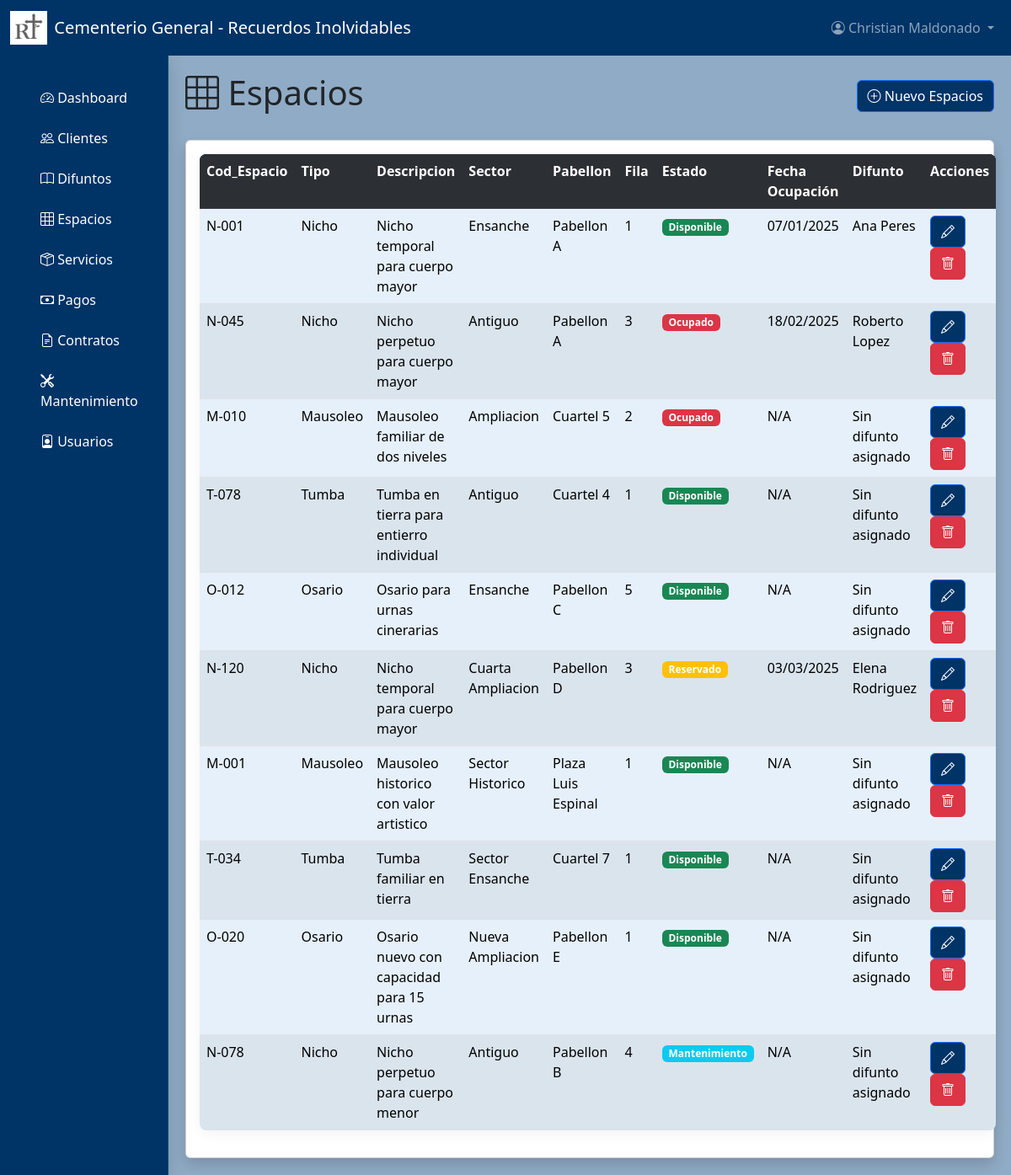
The page /espacios/ (signed in) on the database its author committed.
### models/usuario_model.py (models this page shows, shortened)
class Usuario(db.Model, UserMixin):
    __tablename__ = "usuarios"
    id = db.Column(db.Integer,primary_key=True)
    nombre = db.Column(db.String,nullable=False)
    username = db.Column(db.String,nullable=False)
    password = db.Column(db.String,nullable=False)
    rol = db.Column(db.String,nullable=False)
    fecha_registro = db.Column(db.DateTime,default=datetime.utcnow)
    @staticmethod
    def get_by_id(id):
        return Usuario.query.get(id)

### models/espacio_model.py (models this page shows, shortened)
class Espacio(db.Model):
    __tablename__ = "espacios"
    id = db.Column(db.Integer,primary_key=True)
    numero = db.Column(db.String,nullable=False)
    tipo = db.Column(db.String,nullable=False)
    descripcion = db.Column(db.String,nullable=False)
    sector = db.Column(db.String,nullable=False)
    pabellon = db.Column(db.String,nullable=False)
    fila = db.Column(db.String,nullable=False)
    estado = db.Column(db.String,nullable=False)
    fecha_ocupacion = db.Column(db.DateTime,nullable=True)
    difunto_id = db.Column(db.Integer,db.ForeignKey('difuntos.id') ,nullable=True)
    difunto = db.relationship('Difunto', back_populates='espacio')
    servicios = db.relationship('Servicio', back_populates='espacio')
    mantenimiento = db.relationship('Mantenimiento', back_populates='espacio')
    contratos = db.relationship('Contrato', back_populates='espacio')
    @staticmethod
    def get_all():
        return Espacio.query.all()

### models/difunto_model.py (models this page shows, shortened)
class Difunto(db.Model):
    __tablename__ = "difuntos"
    id = db.Column(db.Integer,primary_key=True)
    nombre = db.Column(db.String,nullable=False)
    genero = db.Column(db.String,nullable=False)
    fecha_nacimiento = db.Column(db.DateTime,nullable=False)
    fecha_defuncion = db.Column(db.DateTime,nullable=False)
    cedula_identidad = db.Column(db.Integer,nullable=False)
    estado_civil = db.Column(db.String,nullable=False)
    causa_muerte = db.Column(db.String,nullable=True)
    cliente_id = db.Column(db.Integer,db.ForeignKey('clientes.id') ,nullable=False)
    cliente = db.relationship('Cliente', back_populates='difunto')
    espacio = db.relationship('Espacio',back_populates='difunto')
    servicios = db.relationship('Servicio',back_populates='difunto')

### controllers/espacio_controller.py (the view)
@espacio_bp.route("/")
@login_required
def index():
    espacios = Espacio.get_all()
    return espacio_view.list(espacios)

### run.py (called while the page is built)
@login_manager.user_loader
def load_user(user_id):
    return Usuario.get_by_id(user_id)

@app.context_processor
def inject_clientes():
    if current_user.is_authenticated:
        return dict(clientes=Cliente.query.all())
    return {}

@app.context_processor
def inject_difuntos():
    if current_user.is_authenticated:
        return dict(difuntos=Difunto.query.all())
    return {}

@app.context_processor
def inject_espacios():
    if current_user.is_authenticated:
        return dict(espacios=Espacio.query.all())
    return {}

@app.context_processor
def inject_servicios():
    if current_user.is_authenticated:
        return dict(servicios=Servicio.query.all())
    return {}

@app.context_processor
def inject_servicios():
    if current_user.is_authenticated:
        return dict(servicios=Servicio.query.all())
    return {}

@app.context_processor
def inject_common_variables():
    if current_user.is_authenticated:
        return {
            'ingresos_totales': db.session.query(db.func.sum(Servicio.costo))
                                .filter(Servicio.estado == 'Pagado').scalar() or 0,
        }
    return {}

### views/espacio_view.py (called while the page is built)
def list(espacios):
    return render_template('espacios/index.html', espacios=espacios)

### templates/espacios/index.html (shortened to what this page needs)
{% extends 'dashboard.html' %}
{% block dashboard_content %}
<div class="d-flex justify-content-between align-items-center mb-4">
    <h1><i class="bi bi-grid-3x3"></i> Espacios</h1>
    <button type="button" class="btn btn-primary" data-bs-toggle="modal" data-bs-target="#ModalCrear">
        <i class="bi bi-plus-circle"></i> Nuevo Espacios
    </button>
</div>
<div class="card shadow">
    <div class="card-body">
        <table class="table table-striped">
            <tr class="table-dark">
                <th>Cod_Espacio</th>
                <th>Tipo</th>
                <th>Descripcion</th>
                <th>Sector</th>
                <th>Pabellon</th>
                <th>Fila</th>
                <th>Estado</th>
                <th>Fecha Ocupación</th>
                <th>Difunto</th>
                <th>Acciones</th>
            </tr>
            {% for item in espacios %}
            <tr>
                <td>{{ item.numero }}</td>
                <td>{{ item.tipo }}</td>
                <td>{{ item.descripcion }}</td>
                <td>{{ item.sector }}</td>
                <td>{{ item.pabellon }}</td>
                <td>{{ item.fila }}</td>
                <td>
                    {% if item.estado == 'Disponible' %}
                    <span class="badge bg-success">{{ item.estado }}</span>
                    {% elif item.estado == 'Ocupado' %}
                    <span class="badge bg-danger">{{ item.estado }}</span>
                    {% elif item.estado == 'Reservado' %}
                    <span class="badge bg-warning">{{ item.estado }}</span>
                    {% else %}
                    <span class="badge bg-info">{{ item.estado }}</span>
                    {% endif %}
                </td>
                <td>
                    {{ item.fecha_ocupacion.strftime('%d/%m/%Y') if item.fecha_ocupacion else 'N/A' }}
                </td>
                <td>
                    {% if item.difunto %}
                    {{ item.difunto.nombre }}
                    {% else %}
                    Sin difunto asignado
                    {% endif %}
                </td>
                <td>
                    <button class="btn btn-primary" data-bs-target="#ModalEditar{{ item.id }}" data-bs-toggle="modal">
                        <i class="bi bi-pencil"></i>
                    </button>
                    <a href="{{ url_for('espacio.delete', id=item.id) }}" class="btn btn-danger">
                        <i class="bi bi-trash"></i>
                    </a>
                </td>
            </tr>
            {% endfor %}
        </table>
    </div>
</div>
{% endblock %}

### templates/base.html (shortened to what this page needs)
<!doctype html>
<html lang="es">
<head>
    <link href="https://cdn.jsdelivr.net/npm/bootstrap@5.3.0-alpha1/dist/css/bootstrap.min.css" rel="stylesheet">
    <link rel="stylesheet" href="https://cdn.jsdelivr.net/npm/bootstrap-icons@1.10.3/font/bootstrap-icons.css">
</head>
<body>
    <nav class="navbar navbar-expand-lg navbar-dark bg-dark sticky-top">
        <div class="container-fluid">
<a class="navbar-brand d-flex align-items-center" href="{{ url_for('index') }}">
    <img src="{{ url_for('static', filename='img/logo.jpg') }}" alt="Logo" height="40" class="me-2">
    Cementerio General - Recuerdos Inolvidables
</a>
            <div class="collapse navbar-collapse" id="navbarNav">
                <ul class="navbar-nav ms-auto">
                    {% if current_user.is_authenticated %}
                    <li class="nav-item dropdown">
                        <a class="nav-link dropdown-toggle" href="#" id="navbarDropdown" role="button"
                            data-bs-toggle="dropdown">
                            <i class="bi bi-person-circle"></i>
                            {{ current_user.nombre}}
                        </a>
                    </li>
                    {% else %}
                    <li class="nav-item">
                        <a class="nav-link" href="{{ url_for('login.login') }}">Iniciar sesión</a>
                    </li>
                    {% endif %}
                </ul>
            </div>
        </div>
    </nav>
    {% if current_user.is_authenticated %}
    {% block content_side %}{% endblock %}
    {% endif %}
</body>
</html>

### templates/base.html (style rules this page uses)
:root { --primary-color: #003366; --primary-hover: #002244; --primary-text: white; --card-shadow: 0 6px 20px rgba(0, 0, 0, 0.15); --hover-shadow: 0 10px 25px rgba(0, 0, 0, 0.2); }
body { background-color: #90abc5; }
.main-content, .container, .container-fluid { background-color: transparent !important; }
.table { border-radius: 8px; box-shadow: 0 4px 15px rgba(0, 0, 0, 0.05); overflow: hidden; }
.table th { background-color: #003366; color: white; }
.table td { background-color: #e6f0fa; color: #000; }
.navbar, .bg-primary, .card-header, .btn-primary, .sidebar, .table-dark, .border-left-primary { background-color: var(--primary-color) !important; color: var(--primary-text) !important; }

### rows shown on the page
Usuario: nombre "Christian Maldonado"
Espacio: numero "N-001", tipo "Nicho", descripcion "Nicho temporal para cuerpo mayor", sector "Ensanche", pabellon "Pabellon A", fila "1", estado "Disponible", fecha_ocupacion "07/01/2025", difunto.nombre "Ana Peres"
Espacio: numero "N-045", tipo "Nicho", descripcion "Nicho perpetuo para cuerpo mayor", sector "Antiguo", pabellon "Pabellon A", fila "3", estado "Ocupado", fecha_ocupacion "18/02/2025", difunto.nombre "Roberto Lopez"
Espacio: numero "M-010", tipo "Mausoleo", descripcion "Mausoleo familiar de dos niveles", sector "Ampliacion", pabellon "Cuartel 5", fila "2", estado "Ocupado", fecha_ocupacion "N/A", shows "Sin difunto asignado"
Espacio: numero "T-078", tipo "Tumba", descripcion "Tumba en tierra para entierro individual", sector "Antiguo", pabellon "Cuartel 4", fila "1", estado "Disponible", fecha_ocupacion "N/A", shows "Sin difunto asignado"
Espacio: numero "O-012", tipo "Osario", descripcion "Osario para urnas cinerarias", sector "Ensanche", pabellon "Pabellon C", fila "5", estado "Disponible", fecha_ocupacion "N/A", shows "Sin difunto asignado"
Espacio: numero "N-120", tipo "Nicho", descripcion "Nicho temporal para cuerpo mayor", sector "Cuarta Ampliacion", pabellon "Pabellon D", fila "3", estado "Reservado", fecha_ocupacion "03/03/2025", difunto.nombre "Elena Rodriguez"
Espacio: numero "M-001", tipo "Mausoleo", descripcion "Mausoleo historico con valor artistico", sector "Sector Historico", pabellon "Plaza Luis Espinal", fila "1", estado "Disponible", fecha_ocupacion "N/A", shows "Sin difunto asignado"
Espacio: numero "T-034", tipo "Tumba", descripcion "Tumba familiar en tierra", sector "Sector Ensanche", pabellon "Cuartel 7", fila "1", estado "Disponible", fecha_ocupacion "N/A", shows "Sin difunto asignado"
Espacio: numero "O-020", tipo "Osario", descripcion "Osario nuevo con capacidad para 15 urnas", sector "Nueva Ampliacion", pabellon "Pabellon E", fila "1", estado "Disponible", fecha_ocupacion "N/A", shows "Sin difunto asignado"
Espacio: numero "N-078", tipo "Nicho", descripcion "Nicho perpetuo para cuerpo menor", sector "Antiguo", pabellon "Pabellon B", fila "4", estado "Mantenimiento", fecha_ocupacion "N/A", shows "Sin difunto asignado"
